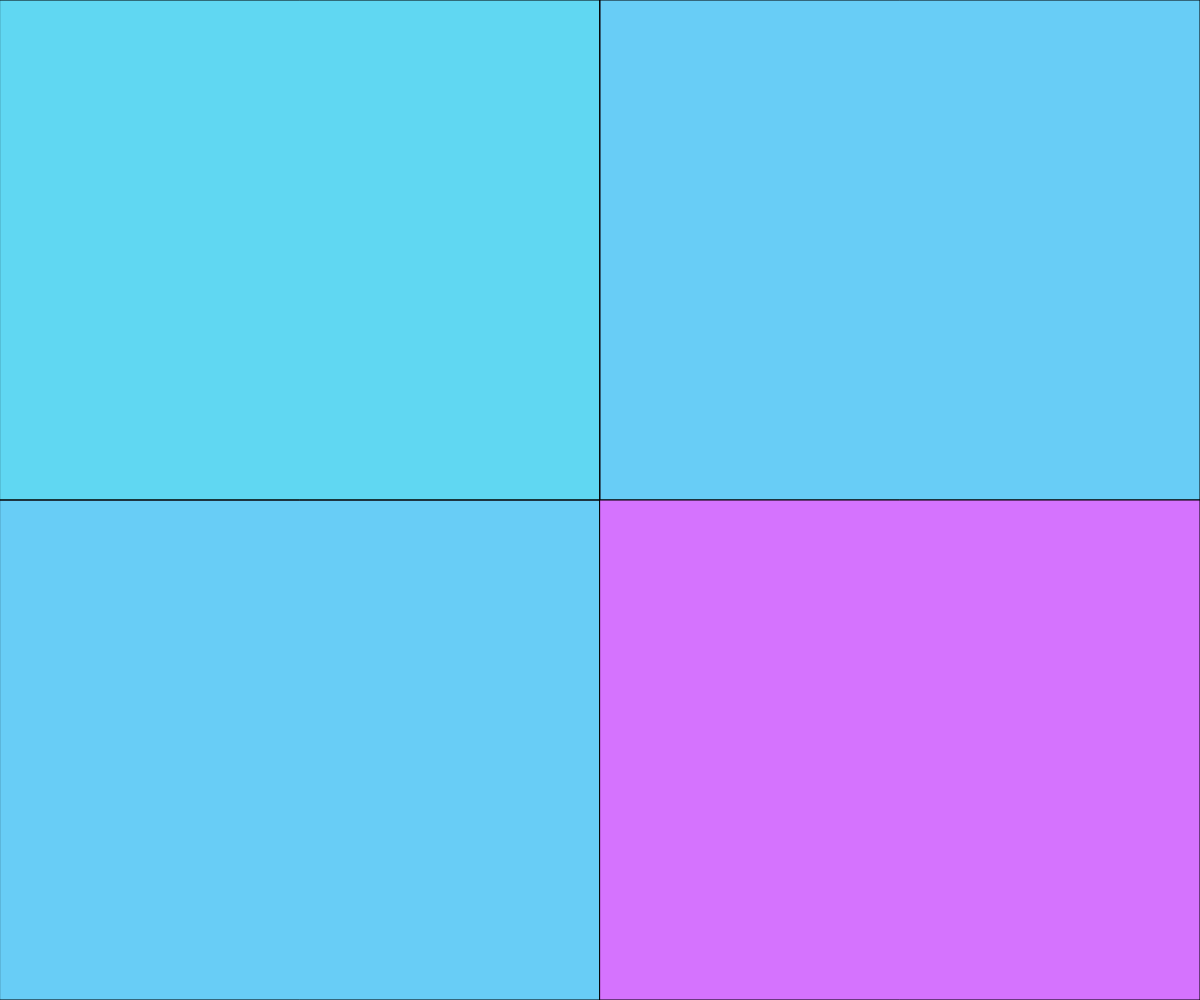
Frame 1 (no input)
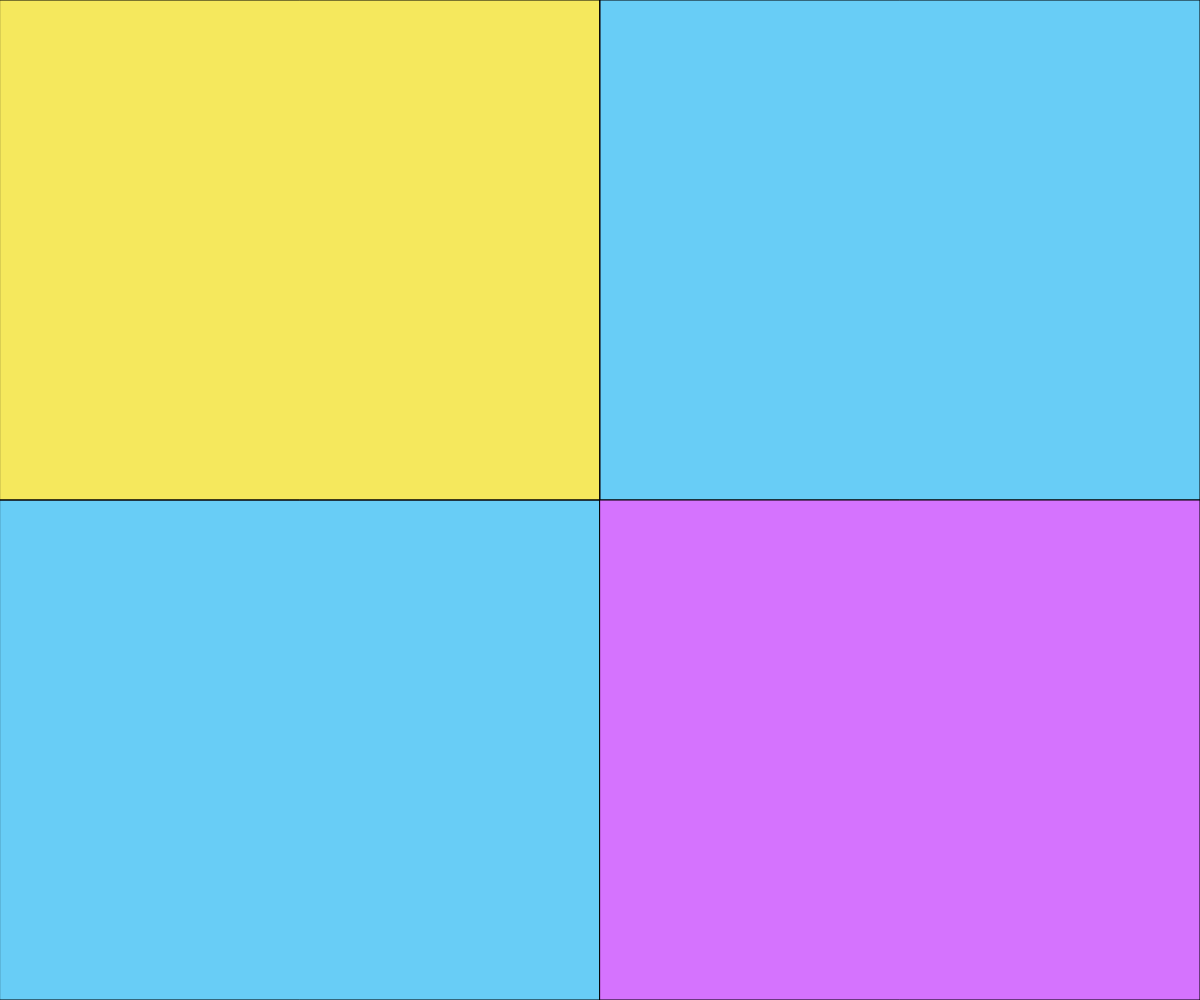
Frame 60 (no input)
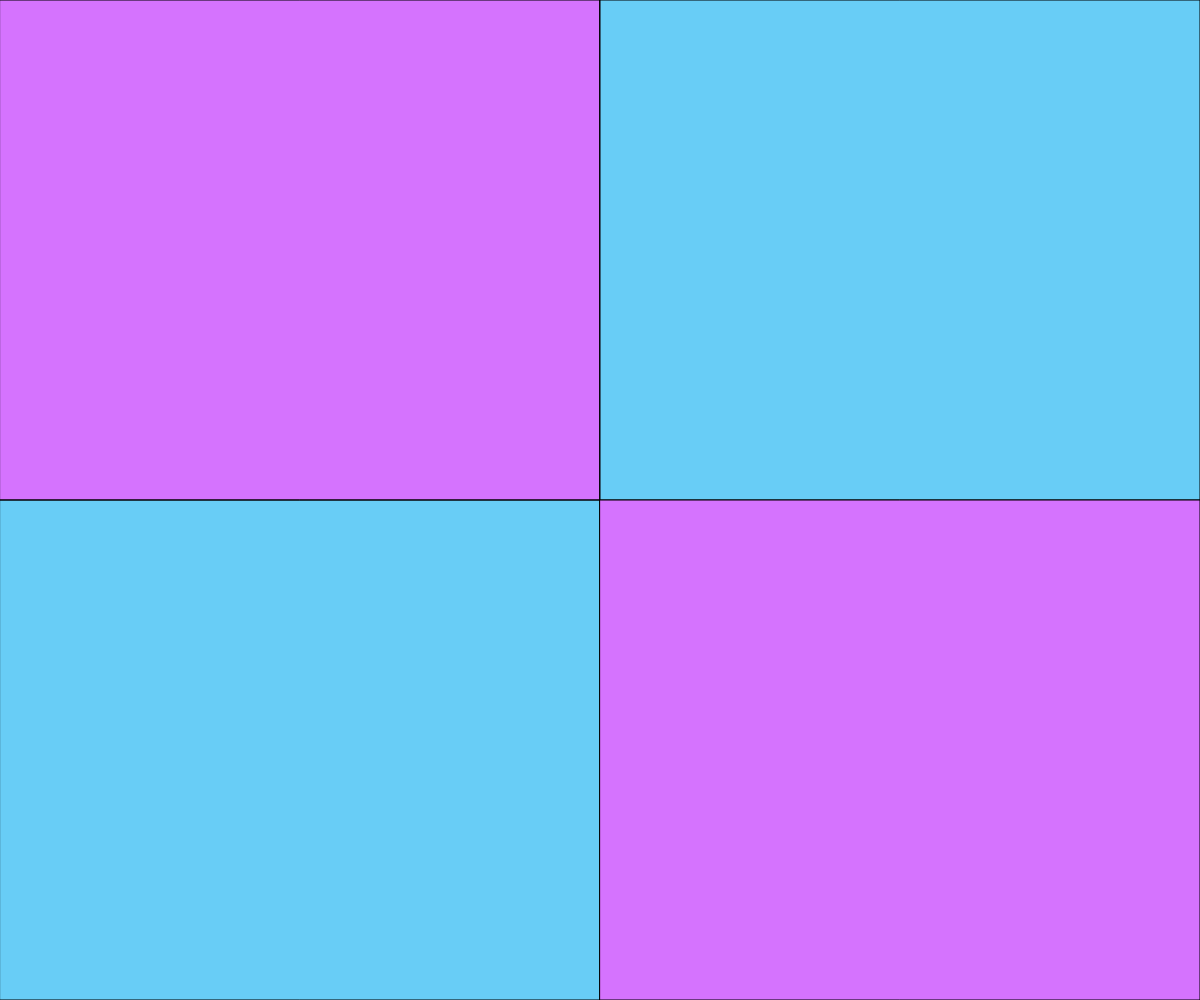
Frame 120 (the mouse pressed at the canvas centre since frame 60)

The p5.js sketch that drew these frames (run headless with seeded random() and noise() and a simulated clock; from frame 60 on, the mouse is pressed at the canvas centre):

// p5.js sketch
// ── sketch.js
// Project Title
// Your Name
// Date
//
// Extra for Experts:
// - describe what you did to take this project "above and beyond"

let fillOne, fillTwo, fillThree, fillFour;
let opac = 0;
let onEnter = true;
let orBlue = [93,214,245];
let orYellow = [245, 232, 93];
let orPurple = [225, 107, 255];
let loops = true;
function setup() {
  createCanvas(windowWidth, windowHeight);
}

function colorChange(){
  if(mouseX < width /2 && mouseY < height /2){
    if(onEnter && opac < 255){
      opac = 0;
      onEnter = false;
      loops = true;
    }
    if(opac < 255){
      opac += 5;
    }
    else if(opac === 255){
      opac ++;
      onEnter = true;
    }
    fillOne = [245, 232, 93, opac];
  }
  else {fillOne = [225, 107, 255, 233];}

  if (mouseX > width / 2 && mouseY < height / 2){
    if(onEnter && opac < 255){
      opac = 0;
      onEnter = false;
      loops = true;
    }
    if(opac < 255){
      opac += 5;
    }
    else if(opac === 255){
      opac ++;
      onEnter = true;
    }
    fillTwo = [245, 232, 93];
  }
  else{
    fillTwo = [225, 107, 255, 20];
  }
  if(mouseX < width / 2 && mouseY > height /2){
    fillThree = [245, 232, 93];
  }
  else{
    fillThree = [225, 107, 255, 20];
  }
  if(mouseX > width/2 && mouseY > height/2){
    fillFour = [245, 232, 93];
  }
  else{
    fillFour = [225, 107, 255, 233];
  }
}
function draw() {
  background(93,214,245);
  colorChange();
  fill(fillOne);
  rect(0,0, width/2, height/2);
  fill(fillTwo);
  rect(width/2, 0, width/2, height /2);
  fill(fillThree);
  rect(0, height/2, width/2, height /2);
  fill(fillFour);
  rect(width/2, height/2, width/2, height /2);
}
